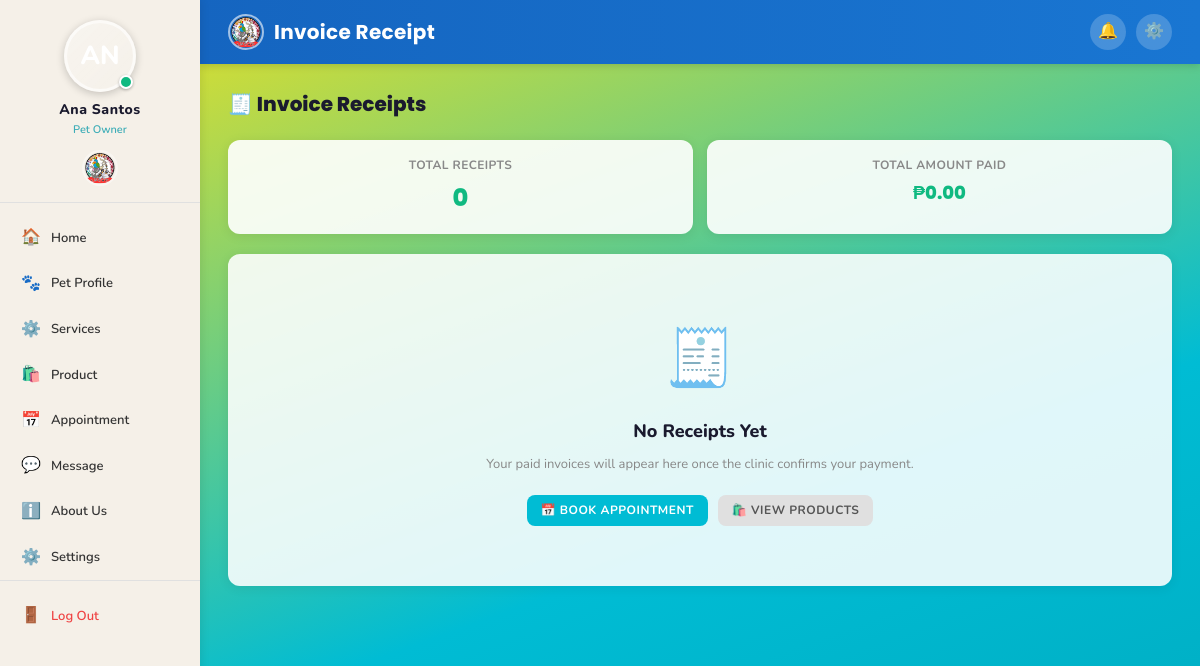
The app's page /user/invoice_receipt.php (signed in), older data.
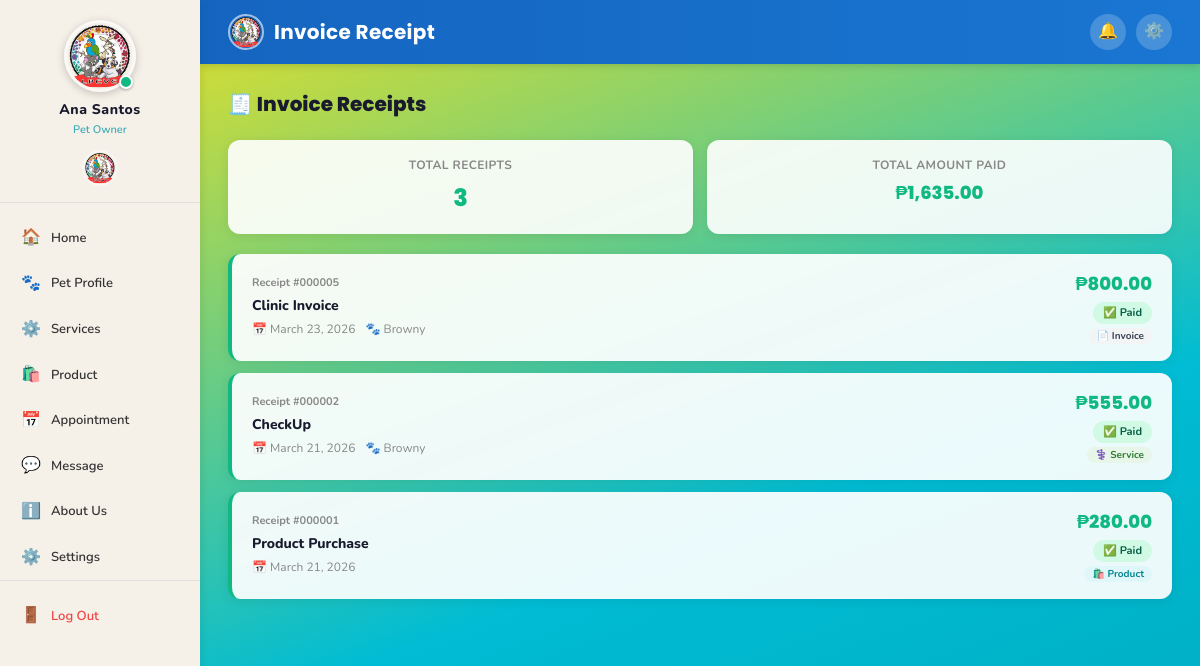
The same page, newer data.
### tables this page shows
CREATE TABLE `users` (
  `id` int(11) NOT NULL,
  `name` varchar(100) NOT NULL,
  `address` varchar(255) DEFAULT NULL,
  `contact_no` varchar(20) DEFAULT NULL,
  `email` varchar(100) NOT NULL,
  `password` varchar(255) NOT NULL,
  `profile_picture` varchar(255) DEFAULT NULL,
  `gender` enum('male','female') DEFAULT 'female',
  `role` enum('user','admin','staff') DEFAULT 'user',
  `position` varchar(100) DEFAULT NULL,
  `status` enum('active','inactive') DEFAULT 'active',
  `created_at` timestamp NOT NULL DEFAULT current_timestamp(),
  `updated_at` timestamp NOT NULL DEFAULT current_timestamp() ON UPDATE current_timestamp()
);

CREATE TABLE `transactions` (
  `id` int(11) NOT NULL,
  `appointment_id` int(11) DEFAULT NULL,
  `user_id` int(11) NOT NULL,
  `pet_id` int(11) DEFAULT NULL,
  `total_amount` decimal(10,2) NOT NULL DEFAULT 0.00,
  `status` enum('paid','pending','overdue') DEFAULT 'pending',
  `transaction_date` date DEFAULT NULL,
  `notes` text DEFAULT NULL,
  `created_at` timestamp NOT NULL DEFAULT current_timestamp()
);

CREATE TABLE `pets` (
  `id` int(11) NOT NULL,
  `user_id` int(11) NOT NULL,
  `name` varchar(100) NOT NULL,
  `species` enum('dog','cat','other') NOT NULL,
  `breed` varchar(100) DEFAULT NULL,
  `date_of_birth` date DEFAULT NULL,
  `age` varchar(20) DEFAULT NULL,
  `gender` enum('male','female') NOT NULL,
  `weight` decimal(5,2) DEFAULT NULL,
  `color` varchar(100) DEFAULT NULL,
  `photo` varchar(255) DEFAULT NULL,
  `status` enum('active','inactive') DEFAULT 'active',
  `created_at` timestamp NOT NULL DEFAULT current_timestamp()
);

CREATE TABLE `services` (
  `id` int(11) NOT NULL,
  `name` varchar(150) NOT NULL,
  `description` text DEFAULT NULL,
  `price_min` decimal(10,2) DEFAULT 0.00,
  `price_max` decimal(10,2) DEFAULT 0.00,
  `category` varchar(100) DEFAULT NULL,
  `status` enum('available','not_available') DEFAULT 'available',
  `image` varchar(255) DEFAULT NULL,
  `created_at` timestamp NOT NULL DEFAULT current_timestamp()
);

### includes/db.php (called while the page is built, shortened)
<?php
function getRow($conn, $sql) {
    $result = mysqli_query($conn, $sql);
    if ($result && mysqli_num_rows($result) > 0) {
        return mysqli_fetch_assoc($result);
    }
    return null;
}
function getRows($conn, $sql) {
    $result = mysqli_query($conn, $sql);
    $rows = [];
    if ($result && mysqli_num_rows($result) > 0) {
        while ($row = mysqli_fetch_assoc($result)) {
            $rows[] = $row;
        }
    }
    return $rows;
}
function formatDate($date) {
    return date('F d, Y', strtotime($date));
}
function formatPeso($amount) {
    return '₱' . number_format($amount, 2);
}
?>

### user/invoice_receipt.php (the view, shortened to what the changed rows need)
<?php
require_once '../includes/auth.php';
$user_id = (int)$_SESSION['user_id'];
$view_txn = null;
$txn_items = [];
$receipts = getRows($conn,
    "SELECT t.*, p.name AS pet_name, s.name AS svc_name
     FROM transactions t
     LEFT JOIN pets     p ON t.pet_id         = p.id
     LEFT JOIN appointments a ON t.appointment_id = a.id
     LEFT JOIN services  s ON a.service_id    = s.id
     WHERE t.user_id=$user_id AND t.status='paid'
     ORDER BY t.transaction_date DESC, t.created_at DESC");
$total_paid_count  = count($receipts);
$total_paid_amount = array_sum(array_column($receipts, 'total_amount'));
?>
<!DOCTYPE html>
<html lang="en">
<head>
    <link rel="stylesheet" href="../assets/css/style.css">
</head>
<body>
<div class="app-wrapper">
    <?php include '../includes/sidebar_user.php'; ?>
    <div class="main-content">
        <div class="page-body">
            <?php if ($view_txn): ?>
            <div class="back-btn-wrap" style="margin-bottom:14px;">
    <a href="invoice_receipt.php" class="btn btn-gray btn-sm">← Back to Receipts</a>
</div>
            <div class="receipt-doc" id="printArea">
                <div class="receipt-clinic-header">
                    <img src="../assets/css/images/pets/logo.png" alt="Ligao Petcare"
                         onerror="this.style.display='none'">
                    <h2>Ligao Petcare & Veterinary Clinic</h2>
                    <p>National Highway, Zone 4, Tuburan, Ligao City, Albay</p>
                    <p>0926-396-7678 · 0950-138-1530</p>
                    <div class="receipt-badge-paid">✅ PAID — Official Receipt</div>
                    <div class="receipt-ref">
                        Receipt No.: <strong>#<?= str_pad($view_txn['id'], 6, '0', STR_PAD_LEFT) ?></strong>
                    </div>
                </div>
                <div class="receipt-info-grid">
                    <div class="rig-item">
                        <div class="rig-label">Client</div>
                        <div class="rig-value"><?= htmlspecialchars($view_txn['owner_name']) ?></div>
                    </div>
                    <div class="rig-item">
                        <div class="rig-label">Date</div>
                        <div class="rig-value"><?= formatDate($view_txn['transaction_date']) ?></div>
                    </div>
                    <div class="rig-item">
                        <div class="rig-label">Pet</div>
                        <div class="rig-value">
                            <?php if ($view_txn['pet_name']): ?>
                                <?= htmlspecialchars($view_txn['pet_name']) ?>
                                <?php if ($view_txn['species']): ?>
                                    <span style="font-size:11px;color:var(--text-light);">
                                        (<?= ucfirst($view_txn['species']) ?>
                                        <?= $view_txn['breed'] ? '/ '.htmlspecialchars($view_txn['breed']) : '' ?>)
                                    </span>
                                <?php endif; ?>
                            <?php else: ?>
                                —
                            <?php endif; ?>
                        </div>
                    </div>
                    <div class="rig-item">
                        <div class="rig-label">Payment Status</div>
                        <div class="rig-value" style="color:#10b981;">✅ Paid</div>
                    </div>
                </div>
                <p style="font-weight:800;font-size:13px;margin-bottom:8px;color:var(--text-dark);">
                    Services / Products Availed:
                </p>
                <?php if (!empty($txn_items)): ?>
                    <table class="receipt-items-table">
                        <thead>
                            <tr>
                                <th>Description</th>
                                <th>Type</th>
                                <th style="text-align:right;">Amount</th>
                            </tr>
                        </thead>
                        <tbody>
                            <?php foreach ($txn_items as $item): ?>
                                <tr>
                                    <td><?= htmlspecialchars($item['item_name']) ?></td>
                                    <td>
                                        <span style="font-size:11px;background:<?= $item['item_type']==='product'?'#e0f7fa':'#e8f5e9' ?>;
                                                     color:<?= $item['item_type']==='product'?'#00838f':'#2e7d32' ?>;
                                                     padding:2px 8px;border-radius:20px;font-weight:700;">
                                            <?= $item['item_type']==='product' ? '🛍️ Product' : '⚕️ Service' ?>
                                        </span>
                                    </td>
                                    <td><?= formatPeso($item['price']) ?></td>
                                </tr>
                            <?php endforeach; ?>
                        </tbody>
                    </table>
                <?php else: ?>
                    <p style="font-size:13px;color:var(--text-light);padding:12px 0;">
                        No itemized details available.
                    </p>
                <?php endif; ?>
                <div class="receipt-total-row">
                    <span class="rt-label">TOTAL AMOUNT PAID:</span>
                    <span class="rt-amount"><?= formatPeso($view_txn['total_amount']) ?></span>
                </div>
                <?php if ($view_txn['notes'] && $view_txn['notes'] !== 'Product purchase by user'): ?>
                    <p style="font-size:12px;color:var(--text-light);margin-top:12px;">
                        <strong>Notes:</strong> <?= htmlspecialchars($view_txn['notes']) ?>
                    </p>
                <?php endif; ?>
                <div class="receipt-footer">
                    <p>Thank you for trusting <strong>Ligao Petcare & Veterinary Clinic</strong>!</p>
                    <p>This is your official payment receipt. Please keep for your records.</p>
                    <p style="margin-top:8px;font-size:11px;">
                        Generated on <?= date('F d, Y \a\t h:i A') ?>
                    </p>
                </div>
            </div>
            <?php else: ?>
            <div class="receipt-header">
                <h2>🧾 Invoice Receipts</h2>
            </div>
            <div class="receipt-summary">
                <div class="receipt-stat">
                    <div class="rs-label">Total Receipts</div>
                    <div class="rs-value"><?= $total_paid_count ?></div>
                </div>
                <div class="receipt-stat">
                    <div class="rs-label">Total Amount Paid</div>
                    <div class="rs-value" style="font-size:18px;"><?= formatPeso($total_paid_amount) ?></div>
                </div>
            </div>
            <?php if (empty($receipts)): ?>
                <div class="empty-receipts">
                    <div class="er-icon">🧾</div>
                    <h3>No Receipts Yet</h3>
                    <p>Your paid invoices will appear here once the clinic confirms your payment.</p>
                    <div style="margin-top:20px;display:flex;gap:10px;justify-content:center;flex-wrap:wrap;">
                        <a href="appointments.php" class="btn btn-teal btn-sm">📅 Book Appointment</a>
                        <a href="products.php"     class="btn btn-gray btn-sm">🛍️ View Products</a>
                    </div>
                </div>
            <?php else: ?>
                <div class="receipt-list">
                    <?php foreach ($receipts as $r):
                        if ($r['notes'] === 'Product purchase by user') {
                            $title   = 'Product Purchase';
                            $type_lbl = '🛍️ Product';
                            $type_color = '#00838f';
                            $type_bg    = '#e0f7fa';
                        } elseif ($r['svc_name']) {
                            $title   = $r['svc_name'];
                            $type_lbl = '⚕️ Service';
                            $type_color = '#2e7d32';
                            $type_bg    = '#e8f5e9';
                        } else {
                            $title   = 'Clinic Invoice';
                            $type_lbl = '📄 Invoice';
                            $type_color = '#374151';
                            $type_bg    = '#f3f4f6';
                        }
                    ?>
                    <a href="invoice_receipt.php?view=<?= $r['id'] ?>" class="receipt-card">
                        <div class="rc-left">
                            <div class="rc-ref">
                                Receipt #<?= str_pad($r['id'], 6, '0', STR_PAD_LEFT) ?>
                            </div>
                            <div class="rc-title"><?= htmlspecialchars($title) ?></div>
                            <div class="rc-meta">
                                <span>📅 <?= formatDate($r['transaction_date']) ?></span>
                                <?php if ($r['pet_name']): ?>
                                    <span>🐾 <?= htmlspecialchars($r['pet_name']) ?></span>
                                <?php endif; ?>
                            </div>
                        </div>
                        <div class="rc-right">
                            <div class="rc-amount"><?= formatPeso($r['total_amount']) ?></div>
                            <div class="rc-status">✅ Paid</div>
                            <div class="rc-type">
                                <span style="background:<?= $type_bg ?>;color:<?= $type_color ?>;
                                             padding:1px 8px;border-radius:20px;font-size:10px;font-weight:700;">
                                    <?= $type_lbl ?>
                                </span>
                            </div>
                        </div>
                    </a>
                    <?php endforeach; ?>
                </div>
            <?php endif; ?>
            <?php endif;  ?>
        </div>
    </div>
</div>
</body>
</html>

### includes/sidebar_user.php (shortened to what the changed rows need)
<?php
$current_page = basename($_SERVER['PHP_SELF']);
$user_data     = getRow($conn, "SELECT name, profile_picture, gender FROM users WHERE id=" . (int)$_SESSION['user_id']);
$user_name     = $user_data['name']            ?? ($_SESSION['user_name'] ?? 'Pet Owner');
$user_gender   = $user_data['gender']          ?? 'female';
$user_pic      = $user_data['profile_picture'] ?? '';
$default_pic = $user_gender === 'male' ? 'boy_profile.jpg' : 'girl_profile.jpg';
$avatar_src  = $user_pic
    ? '../assets/images/avatars/' . htmlspecialchars($user_pic)
    : '../assets/images/avatars/' . $default_pic;
$nav_items = [
    ['Home',        'dashboard.php',    '🏠'],
    ['Pet Profile', 'pet_profile.php',  '🐾'],
    ['Services',    'services.php',     '⚙️'],
    ['Product',     'products.php',     '🛍️'],
    ['Appointment', 'appointments.php', '📅'],
    ['Message',     'messages.php',     '💬'],
    ['About Us',    'about.php',        'ℹ️'],
    ['Settings',    'settings.php',     '⚙️'],
];
?>
<aside class="sidebar">
    <a href="profile.php" class="sidebar-logo" style="flex-direction:column; align-items:center; padding:20px 16px 16px; gap:10px; text-decoration:none; cursor:pointer; transition:var(--transition);" onmouseover="this.style.background='rgba(0,0,0,0.05)'" onmouseout="this.style.background='transparent'">
        <div style="position:relative; width:72px; height:72px; flex-shrink:0;">
            <img src="<?= $avatar_src ?>"
                 alt="<?= htmlspecialchars($user_name) ?>"
                 id="sidebarUserAvatar"
                 style="width:72px; height:72px; border-radius:50%; object-fit:cover;
                        border:3px solid rgba(255,255,255,0.6);
                        box-shadow:0 2px 8px rgba(0,0,0,0.2);"
                 onerror="this.style.display='none'; document.getElementById('sidebarUserInitials').style.display='flex';">
            <span style="position:absolute; bottom:3px; right:3px;
                         width:14px; height:14px; border-radius:50%;
                         background:#10b981; border:2px solid #fff;
                         box-shadow:0 1px 3px rgba(0,0,0,0.3);">
            </span>
        </div>
        <div style="text-align:center;">
            <div class="username" style="font-size:14px; font-weight:800; letter-spacing:0.5px;">
                <?= htmlspecialchars($user_name) ?>
            </div>
            <div class="role" style="font-size:11px; opacity:0.75; margin-top:2px;">
                Pet Owner
            </div>
        </div>
    </a>
    <nav class="sidebar-nav">
        <?php foreach ($nav_items as $item): ?>
            <?php
                $is_active = ($current_page === $item[1]) ? 'active' : '';
            ?>
            <a href="<?= $item[1] ?>" class="<?= $is_active ?>">
                <span class="nav-icon"><?= $item[2] ?></span>
                <span><?= $item[0] ?></span>
            </a>
        <?php endforeach; ?>
    </nav>
</aside>

Row changes from the older to the newer data that the page shows:
changed users "Ana Santos": profile_picture: picture added
added transactions: id "000005", title "Clinic Invoice", transaction_date "March 23, 2026", pet.name "Browny", total_amount "₱800.00", type_lbl "📄 Invoice"
added transactions: id "000002", services.name "CheckUp", transaction_date "March 21, 2026", pet.name "Browny", total_amount "₱555.00", notes.name "⚕️ Service"
added transactions: id "000001", notes "Product Purchase", transaction_date "March 21, 2026", total_amount "₱280.00", notes "🛍️ Product"
Text that changed along with them:
$total_paid_count: "0" → "3"
formatPeso($total_paid_amount): "₱0.00" → "₱1,635.00"
text no longer shown: "🧾 No Receipts Yet Your paid invoices will appear here once the clinic confirms your payment. 📅 BOOK APPOINTMENT 🛍️ VIEW PRODUCTS"
